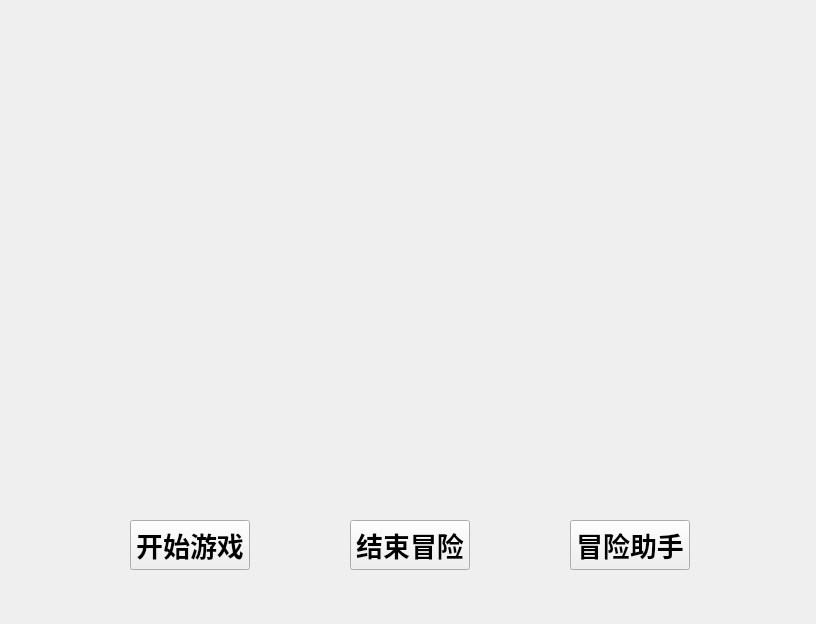
<?xml version="1.0" encoding="UTF-8"?>
<ui version="4.0">
 <class>wuyu</class>
 <widget class="QWidget" name="wuyu">
  <property name="geometry">
   <rect>
    <x>0</x>
    <y>0</y>
    <width>816</width>
    <height>624</height>
   </rect>
  </property>
  <property name="windowTitle">
   <string>mainWidget</string>
  </property>
  <widget class="QPushButton" name="startButton">
   <property name="geometry">
    <rect>
     <x>130</x>
     <y>520</y>
     <width>120</width>
     <height>50</height>
    </rect>
   </property>
   <property name="maximumSize">
    <size>
     <width>16777212</width>
     <height>16777215</height>
    </size>
   </property>
   <property name="font">
    <font>
     <family>方正姚体</family>
     <pointsize>20</pointsize>
     <bold>true</bold>
    </font>
   </property>
   <property name="text">
    <string notr="true">开始游戏</string>
   </property>
   <property name="icon">
    <iconset>
     <normaloff>.</normaloff>.</iconset>
   </property>
   <property name="iconSize">
    <size>
     <width>97</width>
     <height>25</height>
    </size>
   </property>
   <property name="autoDefault">
    <bool>false</bool>
   </property>
  </widget>
  <widget class="QPushButton" name="endButton">
   <property name="geometry">
    <rect>
     <x>350</x>
     <y>520</y>
     <width>120</width>
     <height>50</height>
    </rect>
   </property>
   <property name="maximumSize">
    <size>
     <width>16777212</width>
     <height>16777215</height>
    </size>
   </property>
   <property name="font">
    <font>
     <family>方正姚体</family>
     <pointsize>20</pointsize>
     <bold>true</bold>
    </font>
   </property>
   <property name="text">
    <string notr="true">结束冒险</string>
   </property>
   <property name="icon">
    <iconset theme="call-start">
     <normaloff>.</normaloff>.</iconset>
   </property>
   <property name="autoDefault">
    <bool>false</bool>
   </property>
  </widget>
  <widget class="QPushButton" name="helpButton">
   <property name="geometry">
    <rect>
     <x>570</x>
     <y>520</y>
     <width>120</width>
     <height>50</height>
    </rect>
   </property>
   <property name="maximumSize">
    <size>
     <width>16777212</width>
     <height>16777215</height>
    </size>
   </property>
   <property name="font">
    <font>
     <family>方正姚体</family>
     <pointsize>20</pointsize>
     <bold>true</bold>
    </font>
   </property>
   <property name="text">
    <string notr="true">冒险助手</string>
   </property>
   <property name="icon">
    <iconset theme="call-start">
     <normaloff>.</normaloff>.</iconset>
   </property>
   <property name="autoDefault">
    <bool>false</bool>
   </property>
  </widget>
 </widget>
 <resources/>
 <connections/>
</ui>
